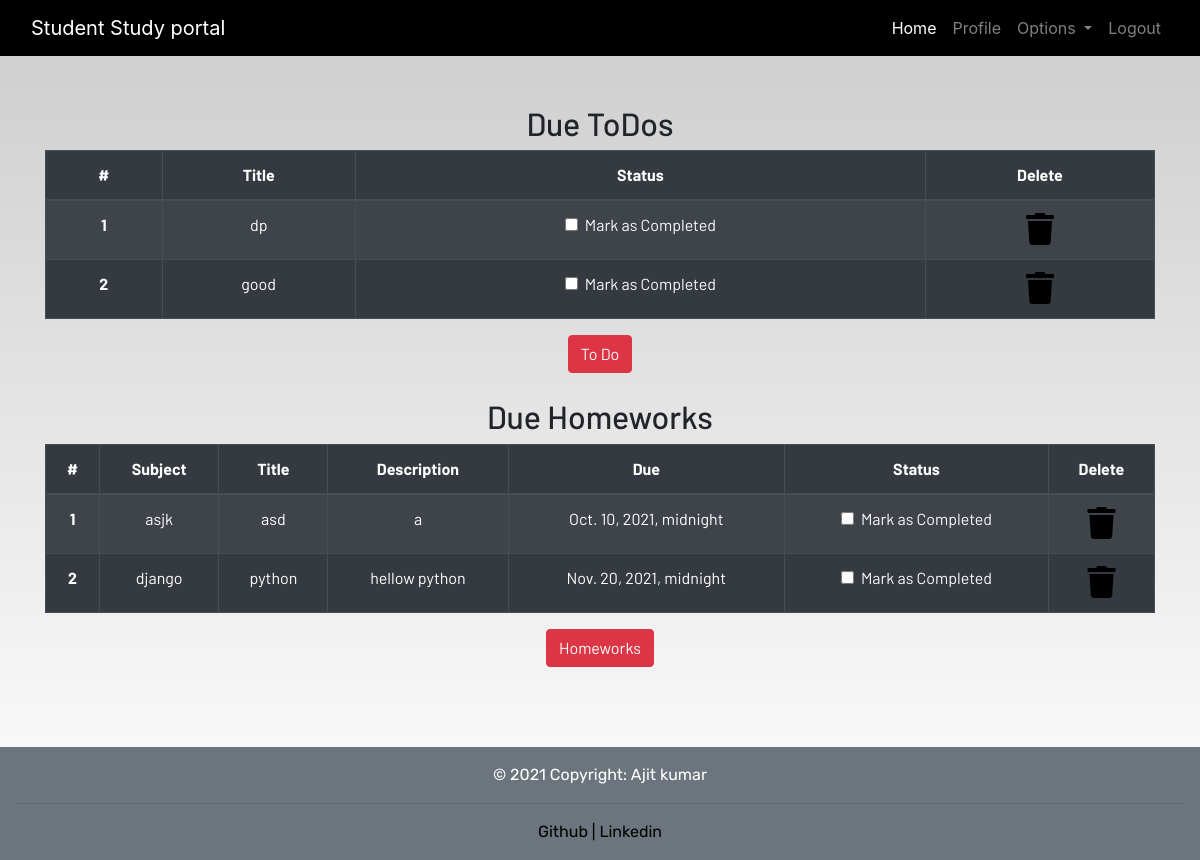
/profile/ (signed in), run on the app's committed database.
### dashboard/models.py (models this page shows, shortened)
class Todo(models.Model):
    user = models.ForeignKey(User,on_delete=models.CASCADE)
    title = models.CharField(max_length=100)
    is_finished = models.BooleanField(default = False)

class Homework(models.Model):
    user = models.ForeignKey(User,on_delete=models.CASCADE)
    subject = models.CharField(max_length=50)
    title = models.CharField(max_length= 100)
    description = models.TextField()
    due = models.DateTimeField()
    is_finished = models.BooleanField(default= False)

### dashboard/views.py (the view)
# urls.py: path('profile/',dash_views.profile,name = 'profile'),
@login_required
def profile(request):
    homeworks = Homework.objects.filter(is_finished= False, user = request.user)
    todos = Todo.objects.filter(is_finished= False, user = request.user)
    if len(homeworks)== 0:
        homework_done = True
    else:
        homework_done = False
    if len(todos)== 0:
        todo_done = True
    else:
        todo_done = False
    return render(request,"dashboard/profile.html",{'homeworks':homeworks,
    'todos':todos,
    'homework_done':homework_done,
    'todo_done':todo_done})

### dashboard/templates/dashboard/profile.html
{% extends 'dashboard/base.html' %}
{% load static %}
{% load crispy_forms_tags%}
{% block content %}
<section class="text-center">
    <div class="container">
    {% if not todo_done %}
        <h2>Due ToDos</h2>
        <table class="table table-striped table-bordered table-hover table-dark">
            <thead>
                <tr>
                    <th scope="col">#</th>
                    <th scope="col">Title</th>
                    <th scope="col">Status</th>
                    <th scope="col">Delete</th>
                </tr>
            </thead>
            <tbody>
            {% for todo in todos %}
                <tr>
                    <th scope="row">{{forloop.counter}}</th>
                    <td>{{todo.title}}</td>
                    <td>
                        <a href="{% url 'update-todo' todo.id %}">
                            <div class="form-check">
                             {% if todo.is_finished == True %}
                                <input class="form-check-input" type="checkbox" value="" checked >
                                {% else %}
                                <input class="form-check-input" type="checkbox" value=""  >
                                {% endif %}
                                <label class="form-check-label text-light" for="flexCheckDefault">
                                    Mark as Completed
                                </label>
                            </div>
                        </a>
                    </td>
                    <td><a href="{% url 'delete-todo' todo.id %}"><i class="fa fa-trash fa-2x"></i></a></td>
                </tr>
                {% endfor %}
            </tbody>
        </table>
        {% else %}
        <h3>All To dos are completed!!!!</h3>
{% endif %}
        <a href="{% url 'todo' %}" class="btn btn-danger">To Do</a>
        <br><br>
{% if not homework_done  %}
        <h2>Due Homeworks</h2>
        <table class="table table-striped table-bordered table-hover table-dark">
            <thead>
                <tr>
                    <th scope="col">#</th>
                    <th scope="col">Subject</th>
                    <th scope="col">Title</th>
                    <th scope="col">Description</th>
                    <th scope="col">Due</th>
                    <th scope="col">Status</th>
                    <th scope="col">Delete</th>
                </tr>
            </thead>
            <tbody>
            {% for homework in homeworks  %}
                <tr>
                    <th scope="row">{{forloop.counter}}</th>
                    <td>{{homework.subject}}</td>
                    <td>{{homework.title}}</td>
                    <td>{{homework.description}}</td>
                    <td>{{homework.due}}</td>
                    <td>
                        <a href="{% url 'update-homework' homework.id %}">
                            <div class="form-check">
                            {% if homework.is_finished == True %}
                                <input class="form-check-input" type="checkbox" value="" checked >
                                {% else %}
                                <input class="form-check-input" type="checkbox" value="" >
                                {% endif %}
                                <label class="form-check-label text-light" for="flexCheckDefault">
                                    Mark as Completed
                                </label>
                            </div>
                        </a>
                    </td>
                    <td><a href="{% url 'delete-homework' homework.id %}"><i class="fa fa-trash fa-2x"></i></a></td>
                </tr>
                {% endfor %}
            </tbody>
        </table>
        {% else %}
        <h3>All To homeworks are completed!!!!</h3>
{% endif %}
        <a href="{% url 'homework' %}" class="btn btn-danger">Homeworks</a>
    </div>
</section>
{% endblock content %}

### static/css/main.css (style rules this page uses)
html { scroll-behavior: smooth; height: 100%; width: 100%; }
a { text-decoration: none !important; color: black; }
html, body { max-width: 100%; overflow-x: hidden; height: 100%; width: 100%; }
body { background: linear-gradient(rgba(0, 0, 0, 0.2), rgba(255, 255, 255, 0.5)); overflow-x: hidden; background-repeat: no-repeat; }
.fa { color: black; }

### dashboard/templates/dashboard/base.html (style rules this page uses)
body { display: flex; flex-direction: column; height: 100vh; }

### data on the page
Todo: title "dp"
Todo: title "good"
Homework: subject "asjk", title "asd", description "a", due "Oct. 10, 2021, midnight"
Homework: subject "django", title "python", description "hellow python", due "Nov. 20, 2021, midnight"
